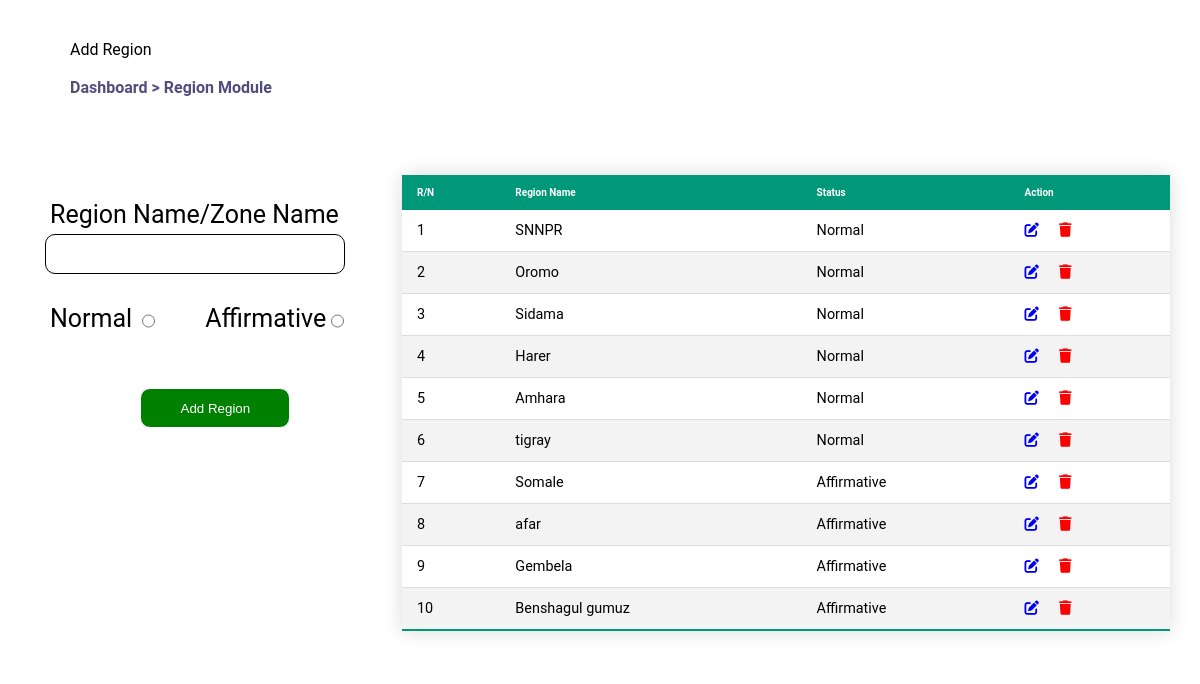
/admin/region.php (signed in), run on the app's committed database.
### tables this page shows
CREATE TABLE `region` (
  `ID` int(11) NOT NULL,
  `region_name` varchar(100) NOT NULL,
  `status` varchar(100) NOT NULL
);

### admin/region.php (the view, shortened to what this page needs)
<?php
   include('../conn.php');
        $select=mysqli_query($conn,"select *from region");
  if(isset($_GET['delete_id'])){
    $delete_id=$_GET['delete_id'];
    $delete=mysqli_query($conn,"delete from region where ID='$delete_id'");
    if($delete){
        echo "<script type='text/javascript'>alert('seccussfuly Deleted');</script>";
        echo "<script type='text/javascript'>document.location='region.php';</script>";
    }else{
        echo "<script>alert('something wrong');</script>";
        echo "<script type='text/javascript'>document.location='region.php';</script>";
    }
  }$num=0;
?>
<html lang="en">
<head>
      <link href="../fontawesome/css/fontawesome.css" rel="stylesheet">
      <link href="../fontawesome/css/brands.css" rel="stylesheet">
      <link href="../fontawesome/css/solid.css" rel="stylesheet">
    <link rel="stylesheet" href="style.css">
</head>
<body><div style="display; block;">
     <div style="width: 90%; height: 70px; border-radius: 10px; background: white; margin-left: 5%; margin-top: 30px; padding: 10px;">
            <p>Add Region</p><br>
            <h2 style="color: #524d7d; font-size: 16px;">Dashboard > Region Module</h2>
        </div>
   <div class="add1">
       <div class="add2">
        <form action="" method="post">
                <div class="two" style=" margin-top: 50px;">
               <label for="">Region Name/Zone Name</label>
               <input type="text" name="region_name" class="input" value="<?php if($num>0){
                 echo $r1['region_name'];
               } ?>" required>
               </div><div style="display: flex; margin-top: 20px;"><div class="two" style=" display: flex;">
               <label for="">Normal</label>
               <input type="radio" name="status" value="Normal" <?php if($num>0){
               } ?>  style="margin-left: 10px;" required>
               </div><div class="two" style=" display: flex;">
               <label for="">Affirmative</label>
               <input type="radio" name="status" <?php if($num>0){
               } ?> value="Affirmative" style="margin-left: 5px;" required>
               </div></div>
               <div class="two" style="margin-left: 7%;"><input type="submit" <?php if($num>0){?>
                    name="update"
                <?php  }else{?>
                  name="sub"
               <?php } ?>  class="sub" value="Add Region" style="margin-left: 30%; background: green; margin-top: 40px; color: white;"> </div></form>
       </div>
       <div class="add3">
        <table  class="table">
        <thead>
        <tr>
            <th>R/N</th>
            <th>Region Name</th>
            <th>Status</th>
            <th>Action</th>
        </tr></thead>
        <tbody>
            <?php
               $counts=mysqli_num_rows($select);
               $rn=1;
               if($counts>0){
                while($row=mysqli_fetch_assoc($select)){
                    echo "
        <tr>
            <td>".$rn."</td>
            <td>".$row['region_name']."</td>
            <td>".$row['status']."</td>
            <td><a href='region.php?update_id=".$row['ID']."'><i class='fa-solid fa-edit' ></i></a><a href='region.php?delete_id=".$row['ID']."'><i class='fa-solid fa-trash' style='color: red; margin-left: 20px;'></i></a></td>
        </tr>
                    ";
                    $rn++;
                }
               }
            ?>
    </tbody>
    </table>
        </div>
   </div></div>
</body>
</html>

### admin/style.css (style rules this page uses)
* { padding: 0; margin: 0; box-sizing: border-box; }
body { font-family: "roboto",sans-serif; }
.table { width: 100%; border-collapse: collapse; margin: 25px 0; font-size: 0.9em; min-width: 400px; border-radius: 5px 5px 0 0; overflow: hidden; box-shadow: 0 0 20px rgba(0, 0, 0, 0.15); }
.table thead tr { font-size: 10px; background: #009879; color: #ffffff; text-align: left; font-weight: bold; }
.table th, .table td { padding: 12px 15px; }
.table tbody tr { border-bottom: 1px solid #dddddd; }
.table tbody tr:nth-of-type(even) { background: #f3f3f3; }
.table tbody tr:last-of-type { border-bottom: 2px solid #009879; }
.two { display: grid; margin-right: 30px; margin-top: 10px; }
.input { width: 300px; height: 40px; border-radius: 10px; border: 1px solid black; padding-left: 10px; }
.two label { padding-left: 5px; margin-bottom: 5px; font-size: 25px; }
.sub { width: 150px; height: 40px; border-radius: 10px; margin-left: 45%; border: 1px solid white; }
.add1 { display: flex; margin-top: 50px; margin-left: 30px; margin-right: 30px; }
.add2 { min-height: 500px; width: 30%; background: white; border-radius: 10px; height: fit-content; }
.add3 { min-height: 500px; width: 68%; background: white; margin-left: 30px; border-radius: 10px; height: fit-content; }
.two { margin-left: 0px; }
.two { margin-left: 30px; }
@media (max-width: 1300px) { .two { margin-left: 15px; } }
@media (max-width: 1300px) { .table { overflow-y: scroll; } }

### data on the page
region: region_name "SNNPR", status "Normal"
region: region_name "Oromo", status "Normal"
region: region_name "Sidama", status "Normal"
region: region_name "Harer", status "Normal"
region: region_name "Amhara", status "Normal"
region: region_name "tigray", status "Normal"
region: region_name "Somale", status "Affirmative"
region: region_name "afar", status "Affirmative"
region: region_name "Gembela", status "Affirmative"
region: region_name "Benshagul gumuz", status "Affirmative"
